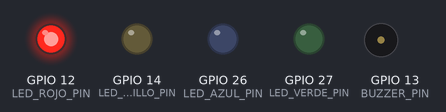
The sketch below on a simulated ESP32. Parts: output pins drawn as LEDs (lit = HIGH), buzzer (waves = sounding, pin HIGH).

Above: at 0.5 s.
At 1.5 s:
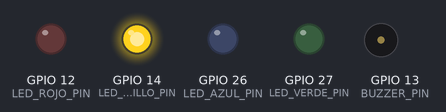
At 2.5 s:
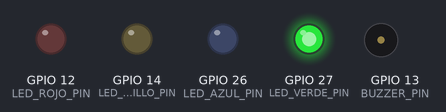
At 3.5 s:
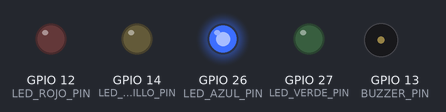
At 4.5 s:
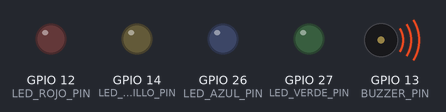
At 5.5 s:
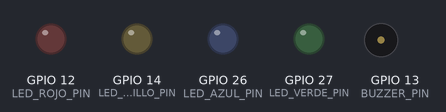
Timing chart, 0 to 7.8 s (numbered marks = the images above):
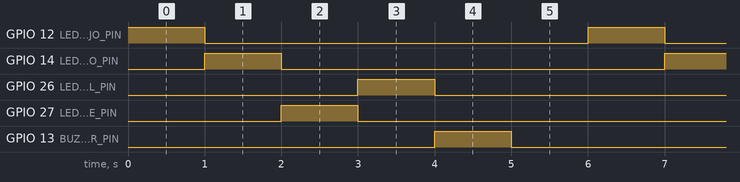

Measured:
- by itself, GPIO 12 (LED_ROJO_PIN), GPIO 14 (LED_AMARILLO_PIN), GPIO 26 (LED_AZUL_PIN), GPIO 27 (LED_VERDE_PIN), GPIO 13 (BUZZER_PIN): alternates HIGH for 1.0 s and LOW for 5.0 s
- by itself, everything shown: repeats every 6.0 s, in 6 steps

The sketch:

LedsYBuzzer.ino
```cpp
#include <Arduino.h>

// Pines del proyecto IoT
#define BUZZER_PIN 13
#define LED_ROJO_PIN 12
#define LED_AMARILLO_PIN 14
#define LED_VERDE_PIN 27
#define LED_AZUL_PIN 26

void setup() {
  pinMode(LED_ROJO_PIN, OUTPUT);
  pinMode(LED_AMARILLO_PIN, OUTPUT);
  pinMode(LED_VERDE_PIN, OUTPUT);
  pinMode(LED_AZUL_PIN, OUTPUT);
  pinMode(BUZZER_PIN, OUTPUT);
}

void loop() {

  // LED rojo
  digitalWrite(LED_ROJO_PIN, HIGH);
  delay(1000);
  digitalWrite(LED_ROJO_PIN, LOW);

  // LED amarillo
  digitalWrite(LED_AMARILLO_PIN, HIGH);
  delay(1000);
  digitalWrite(LED_AMARILLO_PIN, LOW);

  // LED verde
  digitalWrite(LED_VERDE_PIN, HIGH);
  delay(1000);
  digitalWrite(LED_VERDE_PIN, LOW);

  // LED azul
  digitalWrite(LED_AZUL_PIN, HIGH);
  delay(1000);
  digitalWrite(LED_AZUL_PIN, LOW);

  // Buzzer
  digitalWrite(BUZZER_PIN, HIGH);
  delay(1000);
  digitalWrite(BUZZER_PIN, LOW);

  delay(1000);
}
```
